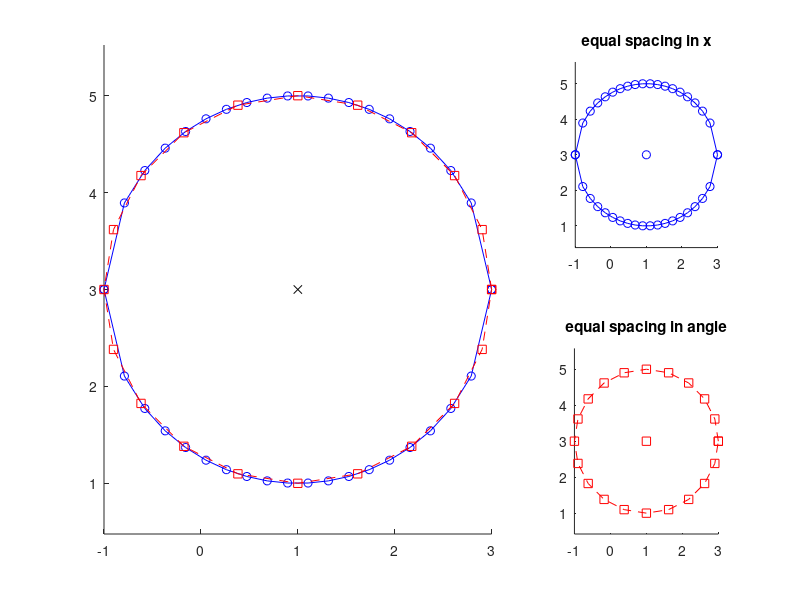

The MATLAB source for this figure:
function [ ] = DrawCircle ( )
%Draw chosen points of a circle. 
%radius R
%center (x0,y0)
%number of chosen points N

R=2;
x0=1;
y0=3;
N=20;

%first alternative is to pick x-coordinates evenly
dx=2*R/(N-1);%step size, note the number of intervals is ONE LESS than points
x=[-R:dx:R];
y=(R^2-x.^2).^0.5;
Xx=x+x0;%shifting the origin
Yx=y+y0;%shifting the origin

%second alternative is to pick angular coordinates evenly
da=2*pi/N;%step size, note the number of intervals EQUALS points
a=[0:da:2*pi];
r=repmat(R,size(a));
Xa=x0+r.*cos(a);%shifting the origin
Ya=y0+r.*sin(a);%shifting the origin

%plotting
figure(1);
clf;

horz=3;
vert=2;

subplot(vert,horz,[3]);
hold on;
plot(Xx,Yx,'bo-');
plot(Xx,-(Yx-y0)+y0,'bo-');
plot(x0,y0,'bo');
axis equal;
title('equal spacing in x');

subplot(vert,horz,[6]);
hold on;
plot(Xa,Ya,'rs--');
plot(x0,y0,'rs');
axis equal;
title('equal spacing in angle');

subplot(vert,horz,[1 2 4 5]);
hold on;
plot(Xx,Yx,'bo-');
plot(Xx,-(Yx-y0)+y0,'bo-');
plot(Xa,Ya,'rs--');
plot(x0,y0,'kx');
axis equal;

end